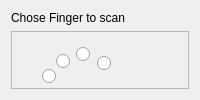
      <widget class="QWidget" name="fingerTab">
       <attribute name="title">
        <string>Finger</string>
       </attribute>
       <layout class="QVBoxLayout">
        <item>
         <layout class="QVBoxLayout">
          <item>
           <widget class="QLabel" name="fingerLabel">
            <property name="maximumSize">
             <size>
              <width>16777215</width>
              <height>20</height>
             </size>
            </property>
            <property name="text">
             <string>Chose Finger to scan</string>
            </property>
           </widget>
          </item>
          <item>
           <widget class="QFrame" name="frame">
            <property name="enabled">
             <bool>true</bool>
            </property>
            <property name="sizePolicy">
             <sizepolicy hsizetype="Expanding" vsizetype="Expanding">
              <horstretch>0</horstretch>
              <verstretch>0</verstretch>
             </sizepolicy>
            </property>
            <property name="frameShape">
             <enum>QFrame::StyledPanel</enum>
            </property>
            <property name="frameShadow">
             <enum>QFrame::Raised</enum>
            </property>
            <widget class="QLabel" name="leftHandPictureLabel">
             <property name="geometry">
              <rect>
               <x>20</x>
               <y>6</y>
               <width>131</width>
               <height>154</height>
              </rect>
             </property>
             <property name="styleSheet">
              <string notr="true">background-color:rgba(0,0,0,0);</string>
             </property>
             <property name="text">
              <string/>
             </property>
             <property name="pixmap">
              <pixmap resource="GUI-res.qrc">:/new/prefix1/res/HandL.png</pixmap>
             </property>
            </widget>
            <widget class="QLabel" name="rightHandPictureLabel">
             <property name="enabled">
              <bool>true</bool>
             </property>
             <property name="geometry">
              <rect>
               <x>175</x>
               <y>6</y>
               <width>131</width>
               <height>153</height>
              </rect>
             </property>
             <property name="styleSheet">
              <string notr="true">background-color:rgba(0,0,0,0);</string>
             </property>
             <property name="text">
              <string/>
             </property>
             <property name="pixmap">
              <pixmap resource="GUI-res.qrc">:/new/prefix1/res/HandR.png</pixmap>
             </property>
            </widget>
            <widget class="QRadioButton" name="lsButton">
             <property name="geometry">
              <rect>
               <x>31</x>
               <y>38</y>
               <width>14</width>
               <height>14</height>
              </rect>
             </property>
             <property name="styleSheet">
              <string notr="true">QRadioButton::indicator::unchecked
{image: url(:/new/prefix1/res/radiobutton_unchecked.png);}
QRadioButton::indicator::checked
{image: url(:/new/prefix1/res/radiobutton_checked.png);}
QRadioButton::indicator:unchecked:hover
{image: url(:/new/prefix1/res/radiobutton_unchecked_hover.png);}
QRadioButton::indicator:checked:hover
{image: url(:/new/prefix1/res/radiobutton_checked_hover.png);}
QRadioButton::indicator:unchecked:pressed
{image: url(:/new/prefix1/res/radiobutton_unchecked_pressed.png);}
QRadioButton::indicator:checked:pressed
{image: url(:/new/prefix1/res/radiobutton_checked_pressed.png);}
</string>
             </property>
             <property name="text">
              <string/>
             </property>
            </widget>
            <widget class="QRadioButton" name="lrButton">
             <property name="geometry">
              <rect>
               <x>45</x>
               <y>23</y>
               <width>14</width>
               <height>14</height>
              </rect>
             </property>
             <property name="styleSheet">
              <string notr="true">QRadioButton::indicator::unchecked
{image: url(:/new/prefix1/res/radiobutton_unchecked.png);}
QRadioButton::indicator::checked
{image: url(:/new/prefix1/res/radiobutton_checked.png);}
QRadioButton::indicator:unchecked:hover
{image: url(:/new/prefix1/res/radiobutton_unchecked_hover.png);}
QRadioButton::indicator:checked:hover
{image: url(:/new/prefix1/res/radiobutton_checked_hover.png);}
QRadioButton::indicator:unchecked:pressed
{image: url(:/new/prefix1/res/radiobutton_unchecked_pressed.png);}
QRadioButton::indicator:checked:pressed
{image: url(:/new/prefix1/res/radiobutton_checked_pressed.png);}
</string>
             </property>
             <property name="text">
              <string/>
             </property>
            </widget>
            <widget class="QRadioButton" name="lmButton">
             <property name="geometry">
              <rect>
               <x>65</x>
               <y>16</y>
               <width>14</width>
               <height>14</height>
              </rect>
             </property>
             <property name="styleSheet">
              <string notr="true">QRadioButton::indicator::unchecked
{image: url(:/new/prefix1/res/radiobutton_unchecked.png);}
QRadioButton::indicator::checked
{image: url(:/new/prefix1/res/radiobutton_checked.png);}
QRadioButton::indicator:unchecked:hover
{image: url(:/new/prefix1/res/radiobutton_unchecked_hover.png);}
QRadioButton::indicator:checked:hover
{image: url(:/new/prefix1/res/radiobutton_checked_hover.png);}
QRadioButton::indicator:unchecked:pressed
{image: url(:/new/prefix1/res/radiobutton_unchecked_pressed.png);}
QRadioButton::indicator:checked:pressed
{image: url(:/new/prefix1/res/radiobutton_checked_pressed.png);}
</string>
             </property>
             <property name="text">
              <string/>
             </property>
            </widget>
            <widget class="QRadioButton" name="lpButton">
             <property name="geometry">
              <rect>
               <x>86</x>
               <y>25</y>
               <width>14</width>
               <height>14</height>
              </rect>
             </property>
             <property name="styleSheet">
              <string notr="true">QRadioButton::indicator::unchecked
{image: url(:/new/prefix1/res/radiobutton_unchecked.png);}
QRadioButton::indicator::checked
{image: url(:/new/prefix1/res/radiobutton_checked.png);}
QRadioButton::indicator:unchecked:hover
{image: url(:/new/prefix1/res/radiobutton_unchecked_hover.png);}
QRadioButton::indicator:checked:hover
{image: url(:/new/prefix1/res/radiobutton_checked_hover.png);}
QRadioButton::indicator:unchecked:pressed
{image: url(:/new/prefix1/res/radiobutton_unchecked_pressed.png);}
QRadioButton::indicator:checked:pressed
{image: url(:/new/prefix1/res/radiobutton_checked_pressed.png);}
</string>
             </property>
             <property name="text">
              <string/>
             </property>
             <property name="checked">
              <bool>false</bool>
             </property>
            </widget>
            <widget class="QRadioButton" name="ltButton">
             <property name="geometry">
              <rect>
               <x>117</x>
               <y>79</y>
               <width>14</width>
               <height>14</height>
              </rect>
             </property>
             <property name="styleSheet">
              <string notr="true">QRadioButton::indicator::unchecked
{image: url(:/new/prefix1/res/radiobutton_unchecked.png);}
QRadioButton::indicator::checked
{image: url(:/new/prefix1/res/radiobutton_checked.png);}
QRadioButton::indicator:unchecked:hover
{image: url(:/new/prefix1/res/radiobutton_unchecked_hover.png);}
QRadioButton::indicator:checked:hover
{image: url(:/new/prefix1/res/radiobutton_checked_hover.png);}
QRadioButton::indicator:unchecked:pressed
{image: url(:/new/prefix1/res/radiobutton_unchecked_pressed.png);}
QRadioButton::indicator:checked:pressed
{image: url(:/new/prefix1/res/radiobutton_checked_pressed.png);}
</string>
             </property>
             <property name="text">
              <string/>
             </property>
            </widget>
            <widget class="QRadioButton" name="rtButton">
             <property name="geometry">
              <rect>
               <x>178</x>
               <y>79</y>
               <width>14</width>
               <height>14</height>
              </rect>
             </property>
             <property name="styleSheet">
              <string notr="true">QRadioButton::indicator::unchecked
{image: url(:/new/prefix1/res/radiobutton_unchecked.png);}
QRadioButton::indicator::checked
{image: url(:/new/prefix1/res/radiobutton_checked.png);}
QRadioButton::indicator:unchecked:hover
{image: url(:/new/prefix1/res/radiobutton_unchecked_hover.png);}
QRadioButton::indicator:checked:hover
{image: url(:/new/prefix1/res/radiobutton_checked_hover.png);}
QRadioButton::indicator:unchecked:pressed
{image: url(:/new/prefix1/res/radiobutton_unchecked_pressed.png);}
QRadioButton::indicator:checked:pressed
{image: url(:/new/prefix1/res/radiobutton_checked_pressed.png);}
</string>
             </property>
             <property name="text">
              <string/>
             </property>
             <property name="checked">
              <bool>false</bool>
             </property>
            </widget>
            <widget class="QRadioButton" name="rpButton">
             <property name="geometry">
              <rect>
               <x>209</x>
               <y>23</y>
               <width>14</width>
               <height>14</height>
              </rect>
             </property>
             <property name="styleSheet">
              <string notr="true">QRadioButton::indicator::unchecked
{image: url(:/new/prefix1/res/radiobutton_unchecked.png);}
QRadioButton::indicator::checked
{image: url(:/new/prefix1/res/radiobutton_checked.png);}
QRadioButton::indicator:unchecked:hover
{image: url(:/new/prefix1/res/radiobutton_unchecked_hover.png);}
QRadioButton::indicator:checked:hover
{image: url(:/new/prefix1/res/radiobutton_checked_hover.png);}
QRadioButton::indicator:unchecked:pressed
{image: url(:/new/prefix1/res/radiobutton_unchecked_pressed.png);}
QRadioButton::indicator:checked:pressed
{image: url(:/new/prefix1/res/radiobutton_checked_pressed.png);}
</string>
             </property>
             <property name="text">
              <string/>
             </property>
             <property name="checked">
              <bool>true</bool>
             </property>
            </widget>
            <widget class="QRadioButton" name="rmButton">
             <property name="geometry">
              <rect>
               <x>229</x>
               <y>15</y>
               <width>14</width>
               <height>14</height>
              </rect>
             </property>
             <property name="styleSheet">
              <string notr="true">QRadioButton::indicator::unchecked
{image: url(:/new/prefix1/res/radiobutton_unchecked.png);}
QRadioButton::indicator::checked
{image: url(:/new/prefix1/res/radiobutton_checked.png);}
QRadioButton::indicator:unchecked:hover
{image: url(:/new/prefix1/res/radiobutton_unchecked_hover.png);}
QRadioButton::indicator:checked:hover
{image: url(:/new/prefix1/res/radiobutton_checked_hover.png);}
QRadioButton::indicator:unchecked:pressed
{image: url(:/new/prefix1/res/radiobutton_unchecked_pressed.png);}
QRadioButton::indicator:checked:pressed
{image: url(:/new/prefix1/res/radiobutton_checked_pressed.png);}
</string>
             </property>
             <property name="text">
              <string/>
             </property>
             <property name="checked">
              <bool>false</bool>
             </property>
            </widget>
            <widget class="QRadioButton" name="rrButton">
             <property name="geometry">
              <rect>
               <x>249</x>
               <y>20</y>
               <width>14</width>
               <height>14</height>
              </rect>
             </property>
             <property name="styleSheet">
              <string notr="true">QRadioButton::indicator::unchecked
{image: url(:/new/prefix1/res/radiobutton_unchecked.png);}
QRadioButton::indicator::checked
{image: url(:/new/prefix1/res/radiobutton_checked.png);}
QRadioButton::indicator:unchecked:hover
{image: url(:/new/prefix1/res/radiobutton_unchecked_hover.png);}
QRadioButton::indicator:checked:hover
{image: url(:/new/prefix1/res/radiobutton_checked_hover.png);}
QRadioButton::indicator:unchecked:pressed
{image: url(:/new/prefix1/res/radiobutton_unchecked_pressed.png);}
QRadioButton::indicator:checked:pressed
{image: url(:/new/prefix1/res/radiobutton_checked_pressed.png);}
</string>
             </property>
             <property name="text">
              <string/>
             </property>
             <property name="checked">
              <bool>false</bool>
             </property>
            </widget>
            <widget class="QRadioButton" name="rsButton">
             <property name="geometry">
              <rect>
               <x>264</x>
               <y>36</y>
               <width>14</width>
               <height>14</height>
              </rect>
             </property>
             <property name="styleSheet">
              <string notr="true">QRadioButton::indicator::unchecked
{image: url(:/new/prefix1/res/radiobutton_unchecked.png);}
QRadioButton::indicator::checked
{image: url(:/new/prefix1/res/radiobutton_checked.png);}
QRadioButton::indicator:unchecked:hover
{image: url(:/new/prefix1/res/radiobutton_unchecked_hover.png);}
QRadioButton::indicator:checked:hover
{image: url(:/new/prefix1/res/radiobutton_checked_hover.png);}
QRadioButton::indicator:unchecked:pressed
{image: url(:/new/prefix1/res/radiobutton_unchecked_pressed.png);}
QRadioButton::indicator:checked:pressed
{image: url(:/new/prefix1/res/radiobutton_checked_pressed.png);}
</string>
             </property>
             <property name="text">
              <string/>
             </property>
             <property name="checked">
              <bool>false</bool>
             </property>
            </widget>
            <widget class="QLabel" name="leftHandLabel">
             <property name="geometry">
              <rect>
               <x>7</x>
               <y>160</y>
               <width>111</width>
               <height>20</height>
              </rect>
             </property>
             <property name="styleSheet">
              <string notr="true">background-color:rgba(0,0,0,0);</string>
             </property>
             <property name="text">
              <string>Left Hand</string>
             </property>
             <property name="alignment">
              <set>Qt::AlignCenter</set>
             </property>
            </widget>
            <widget class="QLabel" name="rightHandLabel">
             <property name="geometry">
              <rect>
               <x>190</x>
               <y>160</y>
               <width>101</width>
               <height>18</height>
              </rect>
             </property>
             <property name="styleSheet">
              <string notr="true">background-color:rgba(0,0,0,0);</string>
             </property>
             <property name="text">
              <string>Right Hand</string>
             </property>
             <property name="alignment">
              <set>Qt::AlignCenter</set>
             </property>
            </widget>
            <widget class="QLabel" name="currentFingerLabel">
             <property name="geometry">
              <rect>
               <x>360</x>
               <y>69</y>
               <width>141</width>
               <height>41</height>
              </rect>
             </property>
             <property name="font">
              <font>
               <pointsize>12</pointsize>
               <weight>75</weight>
               <bold>true</bold>
              </font>
             </property>
             <property name="styleSheet">
              <string notr="true">background-color:rgba(0,0,0,0);</string>
             </property>
             <property name="frameShape">
              <enum>QFrame::Panel</enum>
             </property>
             <property name="frameShadow">
              <enum>QFrame::Raised</enum>
             </property>
             <property name="text">
              <string>Right Index</string>
             </property>
             <property name="alignment">
              <set>Qt::AlignCenter</set>
             </property>
            </widget>
           </widget>
          </item>
         </layout>
        </item>
       </layout>
      </widget>
